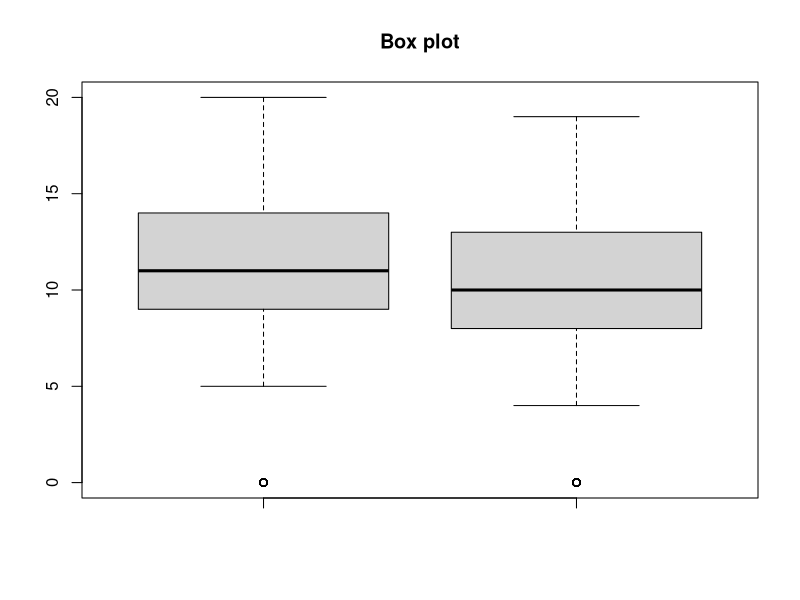
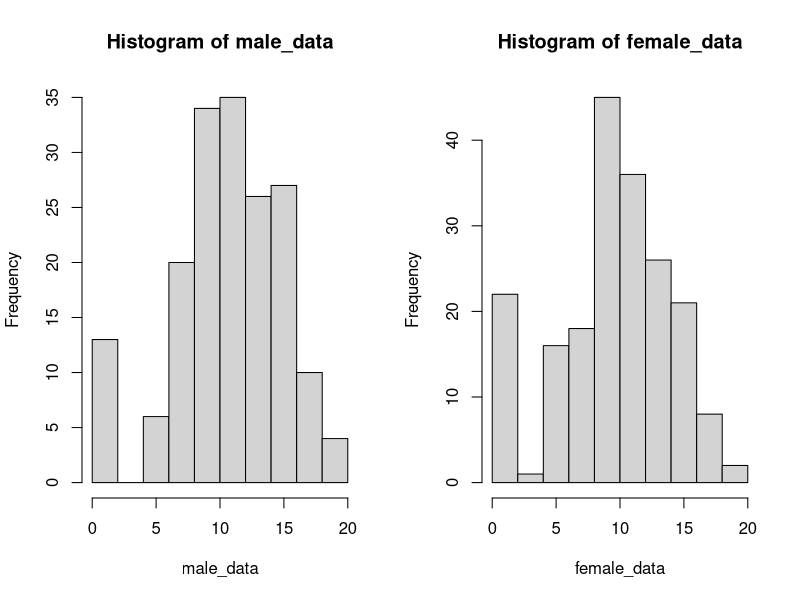
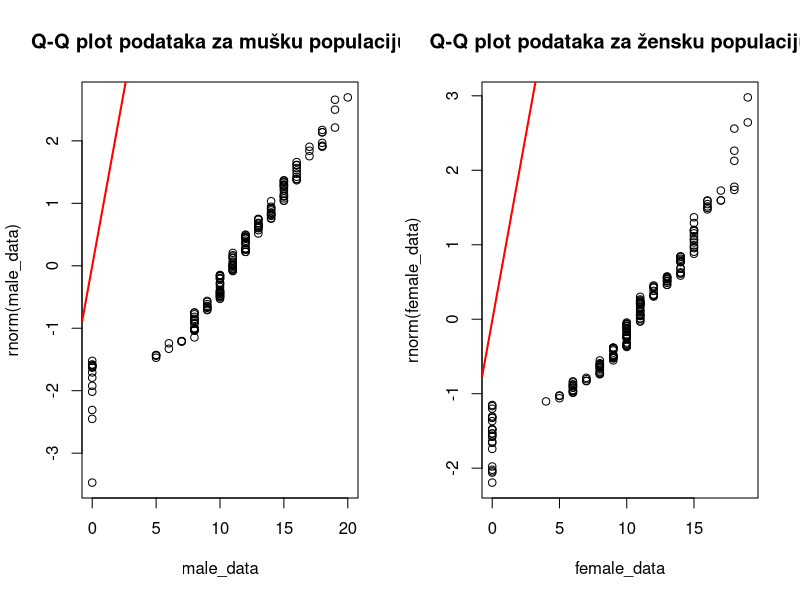
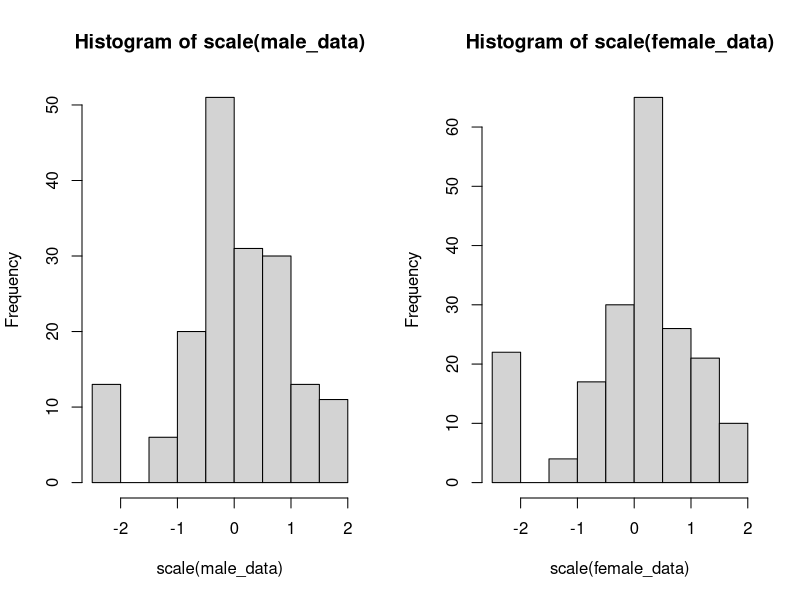

Recreate these plots in R, in order.
## ---- chunk 1

data_frame <- read.csv("student_data.csv", header = TRUE)

male_data <- subset(data_frame, sex == "M")

male_data <- male_data$G3_mat
  
  
female_data <- subset(data_frame, sex == "F")
female_data <- female_data$G3_mat

## ---- chunk 2

boxplot(male_data, female_data, main="Box plot")


## ---- chunk 3
par(mfrow=c(1,2))

hist(male_data)

hist(female_data)
par(mfrow=c(1,1))

## ---- chunk 4
par(mfrow=c(1,2))

qqplot(male_data,rnorm(male_data), main="Q-Q plot podataka za mušku populaciju")
qqline(rnorm(male_data), col="red", lwd=2)

qqplot(female_data,rnorm(female_data), main="Q-Q plot podataka za žensku populaciju")
qqline(rnorm(female_data), col="red", lwd=2)

par(mfrow=c(1,1))


## ---- chunk 5
par(mfrow=c(1,2))
hist(scale(male_data))
hist(scale(female_data))
par(mfrow=c(1,1))
## ---- chunk 6
wilcox.test(scale(male_data), scale(female_data))
## ---- chunk 7
wilcox.test(male_data, female_data)
